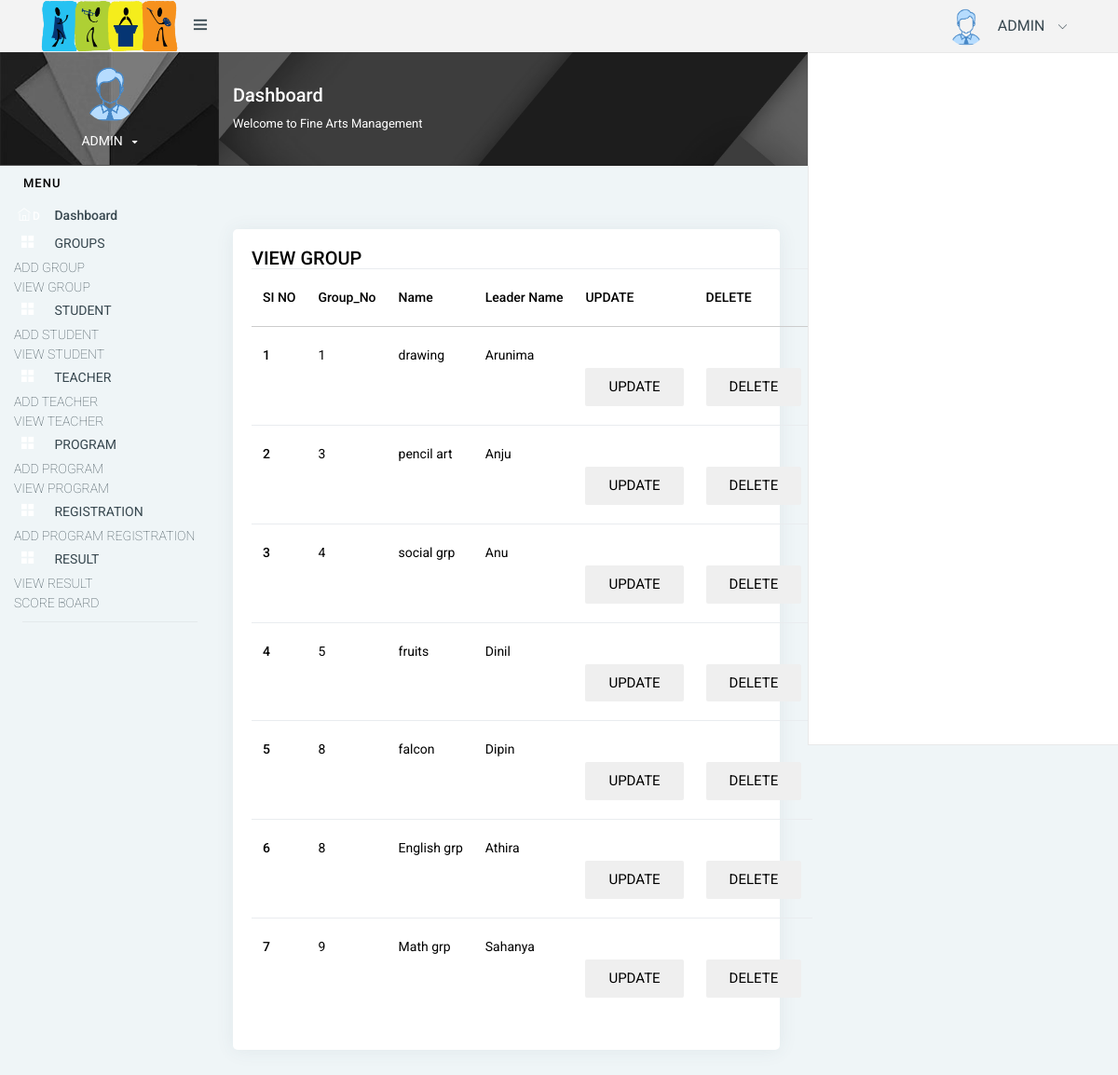
/group_view/, run on the app's committed database.
### artsapp/models.py (models this page shows, shortened)
class Group(models.Model):
    group_no = models.CharField(max_length=100)
    name = models.CharField(max_length=100)
    leader_name = models.CharField(max_length=100)
    total_score = models.FloatField(default=0)

### artsapp/admin_views.py (the view)
# urls.py: path('group_view/', admin_views.group, name='group_view'),
def group(request):
    group = Group.objects.all()
    return render(request, 'admintemp/group_view.html', {'group': group})

### templates/admintemp/group_view.html (shortened to what this page needs)
{% extends 'admin_home.html' %}
{% block content %}
<div class="col-xl-8 col-md-12">
     <div class="card">
         <div class="card-body">
             <h5>VIEW GROUP</h5>
             <table class="table">
  <thead>
    <tr>
      <th scope="col">SI NO</th>
      <th scope="col">Group_No</th>
      <th scope="col">Name</th>
      <th scope="col">Leader Name</th>
        <th scope="col">UPDATE</th>
        <th scope="col">DELETE</th>
    </tr>
  </thead>
     <tbody>
      {% for i in group %}
     <tr>
         <th scope="row">{{forloop.counter}}</th>
         <td>{{i.group_no}}</td>
         <td>{{i.name}}</td>
         <td>{{i.leader_name}}</td>
         <td><a href="{% url 'group_update' i.id %}">
          <button type="submit"class="btn btn primary mt-4 pr-4 pl-4" style="background:primary;">UPDATE</button></a>
         </td>
          <td>
          <form action="{% url 'group_delete' i.id %}" method='POST'
                style="display:inline;" onsubmit="window.mytest()">
              <button type="submit"class="btn btn primary mt-4 pr-4 pl-4" style="background:primary;">DELETE</button>
          </form>
          </td>
     </tr>
      {% endfor %}
     </tbody>
             </table>
         </div>
     </div>
</div>
{% endblock %}

### templates/admin_home.html (shortened to what this page needs)
<!DOCTYPE html>
{% load static %}
<html lang="en">
<head>
    <link rel="stylesheet" href="{% static 'adminpage/pages/waves/css/waves.min.css' %}" type="text/css" media="all">
      <link rel="stylesheet" type="text/css" href="{% static 'adminpage/css/bootstrap/css/bootstrap.min.css' %}">
      <link rel="stylesheet" href="{% static 'adminpage/pages/waves/css/waves.min.css' %}" type="text/css" media="all">
      <link rel="stylesheet" type="text/css" href="{% static 'adminpage/icon/themify-icons/themify-icons.css' %}">
      <link rel="stylesheet" type="text/css" href="{% static 'adminpage/icon/font-awesome/css/font-awesome.min.css' %}">
      <link rel="stylesheet" type="text/css" href="{% static 'adminpage/css/jquery.mCustomScrollbar.css' %}">
        <link rel="stylesheet" href="https://www.amcharts.com/lib/3/plugins/export/export.css" type="text/css" media="all" />
      <link rel="stylesheet" type="text/css" href="{% static 'adminpage/css/style.css' %}">
  </head>
  <body>
  <div id="pcoded" class="pcoded">
      <div class="pcoded-container navbar-wrapper">
          <nav class="navbar header-navbar pcoded-header">
              <div class="navbar-wrapper">
                  <div class="navbar-logo">
                      <a class="mobile-menu waves-effect waves-light" id="mobile-collapse" href="#!">
                          <i class="ti-menu"></i>
                      </a>
                      <a href="index.html">
                          <img class="img-fluid" src="{% static 'adminpage/images/logo1.png' %}" alt="Theme-Logo" />
                      </a>
                  </div>
                  <div class="navbar-container container-fluid">
                      <ul class="nav-right">
                          <li class="user-profile header-notification">
                              <a href="#!" class="waves-effect waves-light">
                                  <img src="{% static 'adminpage/images/adminpic.png' %}" class="img-radius" alt="User-Profile-Image">
                                  <span>ADMIN</span>
                                  <i class="ti-angle-down"></i>
                              </a>
                          </li>
                      </ul>
                  </div>
              </div>
          </nav>
          <div class="pcoded-main-container">
              <div class="pcoded-wrapper">
                  <nav class="pcoded-navbar">
                      <div class="pcoded-inner-navbar main-menu">
                          <div class="">
                              <div class="main-menu-header">
                                  <img class="img-80 img-radius" src="{% static 'adminpage/images/adminpic.png' %}" alt="User-Profile-Image">
                                  <div class="user-details">
                                      <span id="more-details">ADMIN<i class="fa fa-caret-down"></i></span>
                                  </div>
                              </div>
                          </div>
                          <div class="pcoded-navigation-label" data-i18n="nav.category.navigation">MENU</div>
                          <ul class="pcoded-item pcoded-left-item">
                              <li class="active">
                                  <a href="{% url 'admin_home' %}" class="waves-effect waves-dark">
                                      <span class="pcoded-micon"><i class="ti-home"></i><b>D</b></span>
                                      <span class="pcoded-mtext" data-i18n="nav.dash.main">Dashboard</span>
                                  </a>
                              </li>
                              <li class="pcoded-hasmenu">
                                  <a href="javascript:void(0)" class="waves-effect waves-dark">
                                      <span class="pcoded-micon"><i class="ti-layout-grid2-alt"></i></span>
                                      <span class="pcoded-mtext"  data-i18n="nav.basic-components.main">GROUPS</span>
                                  </a>
                                  <ul class="pcoded-submenu">
                                      <li class=" ">
                                          <a href="{% url 'group_add' %}" class="waves-effect waves-dark">
                                              <span class="pcoded-mtext" data-i18n="nav.basic-components.alert">ADD GROUP</span>
                                          </a>
                                      </li>
                                      <li class=" ">
                                          <a href="{% url 'group_view' %}" class="waves-effect waves-dark">
                                              <span class="pcoded-mtext" data-i18n="nav.basic-components.breadcrumbs">VIEW GROUP</span>
                                          </a>
                                      </li>
                                      </li>
                                  </ul>
                              <li class="pcoded-hasmenu">
                                  <a href="javascript:void(0)" class="waves-effect waves-dark">
                                      <span class="pcoded-micon"><i class="ti-layout-grid2-alt"></i></span>
                                      <span class="pcoded-mtext"  data-i18n="nav.basic-components.main">STUDENT</span>
                                  </a>
                              <ul class="pcoded-submenu">
                                      <li class=" ">
                                          <a href="{% url 'student_register' %}" class="waves-effect waves-dark">
                                              <span class="pcoded-mtext" data-i18n="nav.basic-components.alert">ADD STUDENT</span>
                                          </a>
                                      </li>
                                      <li class=" ">
                                          <a href="{% url 'student_view' %}" class="waves-effect waves-dark">
                                              <span class="pcoded-mtext" data-i18n="nav.basic-components.breadcrumbs">VIEW STUDENT</span>
                                          </a>
                                      </li>
                                   </ul>
                              <li class="pcoded-hasmenu">
                                  <a href="javascript:void(0)" class="waves-effect waves-dark">
                                      <span class="pcoded-micon"><i class="ti-layout-grid2-alt"></i></span>
                                      <span class="pcoded-mtext"  data-i18n="nav.basic-components.main">TEACHER</span>
                                  </a>
                              <ul class="pcoded-submenu">
                                      <li class=" ">
                                          <a href="{% url 'teacher_register' %}" class="waves-effect waves-dark">
                                              <span class="pcoded-mtext" data-i18n="nav.basic-components.alert">ADD TEACHER</span>
                                          </a>
                                      </li>
                                      <li class=" ">
                                          <a href="{% url 'teacher_view' %}" class="waves-effect waves-dark">
                                              <span class="pcoded-mtext" data-i18n="nav.basic-components.breadcrumbs">VIEW TEACHER</span>
                                          </a>
                                      </li>
                              </ul>
                              <li class="pcoded-hasmenu">
                                  <a href="javascript:void(0)" class="waves-effect waves-dark">
                                      <span class="pcoded-micon"><i class="ti-layout-grid2-alt"></i></span>
                                      <span class="pcoded-mtext"  data-i18n="nav.basic-components.main">PROGRAM</span>
                                  </a>
                              <ul class="pcoded-submenu">
                                      <li class=" ">
                                          <a href="{% url 'program_add' %}" class="waves-effect waves-dark">
                                              <span class="pcoded-mtext" data-i18n="nav.basic-components.alert">ADD PROGRAM</span>
                                          </a>
                                      </li>
                                  <li class=" ">
                                          <a href="{% url 'program_view' %}" class="waves-effect waves-dark">
                                              <span class="pcoded-mtext" data-i18n="nav.basic-components.breadcrumbs">VIEW PROGRAM</span>
                                          </a>
                                      </li>
                                  </li>
                              <li class="pcoded-hasmenu">
                                  <a href="javascript:void(0)" class="waves-effect waves-dark">
                                      <span class="pcoded-micon"><i class="ti-layout-grid2-alt"></i></span>
                                      <span class="pcoded-mtext"  data-i18n="nav.basic-components.main">REGISTRATION</span>
                                  </a>
                              <ul class="pcoded-submenu">
                                      <li class=" ">
                                          <a href="{% url 'program_register' %}" class="waves-effect waves-dark">
                                              <span class="pcoded-mtext" data-i18n="nav.basic-components.alert">ADD PROGRAM REGISTRATION</span>
                                          </a>
                                      </li>
                              </ul>
                                 <li class="pcoded-hasmenu">
                                  <a href="javascript:void(0)" class="waves-effect waves-dark">
                                      <span class="pcoded-micon"><i class="ti-layout-grid2-alt"></i></span>
                                      <span class="pcoded-mtext"  data-i18n="nav.basic-components.main">RESULT</span>
                                  </a>
                              <ul class="pcoded-submenu">
                                      <li class=" ">
                                          <a href="{% url 'result_list' %}" class="waves-effect waves-dark">
                                              <span class="pcoded-mtext" data-i18n="nav.basic-components.alert">VIEW RESULT</span>
                                          </a>
                                      </li>
                                  <li class=" ">
                                          <a href="{% url 'score_board' %}" class="waves-effect waves-dark">
                                              <span class="pcoded-mtext" data-i18n="nav.basic-components.breadcrumbs">SCORE BOARD</span>
                                          </a>
                                      </li>
                                  </li>
                          </li>
                      </div>
                  </nav>
                  <div class="pcoded-content">
                      <div class="page-header">
                          <div class="page-block">
                              <div class="row align-items-center">
                                  <div class="col-md-8">
                                      <div class="page-header-title">
                                          <h5 class="m-b-10">Dashboard</h5>
                                          <p class="m-b-0">Welcome to Fine Arts Management</p>
                                      </div>
                                  </div>
                                  <div class="col-md-4">
                                      <ul class="breadcrumb-title">
                                          <li class="breadcrumb-item">
                                              <a href="index.html">  </a>
                                          </li>
                                          <li class="breadcrumb-item"><a href="#!">Dashboard</a>
                                          </li>
                                      </ul>
                                  </div>
                              </div>
                          </div>
                      </div>
                        <div class="pcoded-inner-content">
                            <div class="main-body">
                                <div class="page-wrapper">
                                    <div class="page-body">
                                        <div class="row">
                                            <div class="col-xl-3 col-md-6">
                                            </div>
                                            <div class="col-xl-3 col-md-6">
                                            </div>
                                                 {% block content %}{% endblock %}
                                            <div class="col-xl-4 col-md-12">
                                <div id="styleSelector"> </div>
                            </div>
                        </div>
                    </div>
                </div>
            </div>
        </div>
    </div>
              </div>
          </div>
      </div>
  </div>
  </body>
</html>

### data on the page
Group: group_no "1", name "drawing", leader_name "Arunima"
Group: group_no "3", name "pencil art", leader_name "Anju"
Group: group_no "4", name "social grp", leader_name "Anu"
Group: group_no "5", name "fruits", leader_name "Dinil"
Group: group_no "8", name "falcon", leader_name "Dipin"
Group: group_no "8", name "English grp", leader_name "Athira"
Group: group_no "9", name "Math grp", leader_name "Sahanya"
